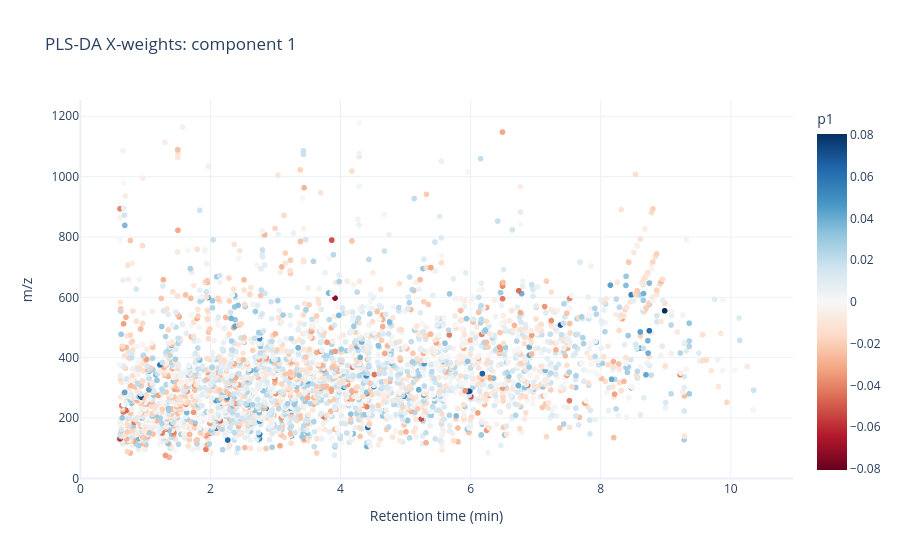
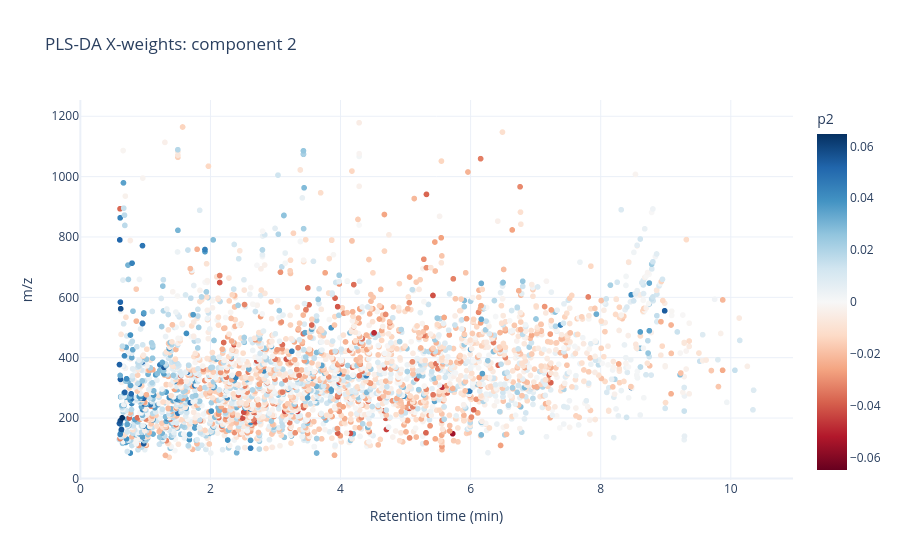

The notebook cell these images were saved under, in order:
### Code cell
for i in range(p.shape[1]):
    fig = px.scatter(featuresData, x='Rt', y='mz',
        color=w[:, i],
        render_mode='webgl',
        color_continuous_scale='RdBu',
        color_continuous_midpoint=0,
        labels={'Rt': 'Retention time (min)', 'mz': 'm/z',
                'color': 'p' + str(i + 1)},
        title='PLS-DA X-weights: component ' + str(i + 1),
        template='plotly_white')
    fig.show()

### Figure 1 — Plotly figure (JSON) as saved in the notebook; plotly's stock layout.template omitted (floating-point values rounded to 4 significant figures; data arrays with more than 128 entries replaced by an {"elided": "..."} marker saying what was removed)
{"data": [{"hovertemplate": "Retention time (min)=%{x}<br>m/z=%{y}<br>p1=%{marker.color}<extra></extra>", "legendgroup": "", "marker": {"color": {"elided": "3221 float values"}, "coloraxis": "coloraxis", "symbol": "circle"}, "mode": "markers", "name": "", "showlegend": false, "type": "scattergl", "x": {"elided": "3221 float values"}, "xaxis": "x", "y": {"elided": "3221 float values"}, "yaxis": "y"}], "layout": {"coloraxis": {"cmid": 0, "colorbar": {"title": {"text": "p1"}}, "colorscale": [[0, "rgb(103,0,31)"], [0.1, "rgb(178,24,43)"], [0.2, "rgb(214,96,77)"], [0.3, "rgb(244,165,130)"], [0.4, "rgb(253,219,199)"], [0.5, "rgb(247,247,247)"], [0.6, "rgb(209,229,240)"], [0.7, "rgb(146,197,222)"], [0.8, "rgb(67,147,195)"], [0.9, "rgb(33,102,172)"], [1, "rgb(5,48,97)"]]}, "legend": {"tracegroupgap": 0}, "title": {"text": "PLS-DA X-weights: component 1"}, "xaxis": {"anchor": "y", "domain": [0, 1], "title": {"text": "Retention time (min)"}}, "yaxis": {"anchor": "x", "domain": [0, 1], "title": {"text": "m/z"}}}}

### Figure 2 — Plotly figure (JSON) as saved in the notebook; plotly's stock layout.template omitted (floating-point values rounded to 4 significant figures; data arrays with more than 128 entries replaced by an {"elided": "..."} marker saying what was removed)
{"data": [{"hovertemplate": "Retention time (min)=%{x}<br>m/z=%{y}<br>p2=%{marker.color}<extra></extra>", "legendgroup": "", "marker": {"color": {"elided": "3221 float values"}, "coloraxis": "coloraxis", "symbol": "circle"}, "mode": "markers", "name": "", "showlegend": false, "type": "scattergl", "x": {"elided": "3221 float values"}, "xaxis": "x", "y": {"elided": "3221 float values"}, "yaxis": "y"}], "layout": {"coloraxis": {"cmid": 0, "colorbar": {"title": {"text": "p2"}}, "colorscale": [[0, "rgb(103,0,31)"], [0.1, "rgb(178,24,43)"], [0.2, "rgb(214,96,77)"], [0.3, "rgb(244,165,130)"], [0.4, "rgb(253,219,199)"], [0.5, "rgb(247,247,247)"], [0.6, "rgb(209,229,240)"], [0.7, "rgb(146,197,222)"], [0.8, "rgb(67,147,195)"], [0.9, "rgb(33,102,172)"], [1, "rgb(5,48,97)"]]}, "legend": {"tracegroupgap": 0}, "title": {"text": "PLS-DA X-weights: component 2"}, "xaxis": {"anchor": "y", "domain": [0, 1], "title": {"text": "Retention time (min)"}}, "yaxis": {"anchor": "x", "domain": [0, 1], "title": {"text": "m/z"}}}}
